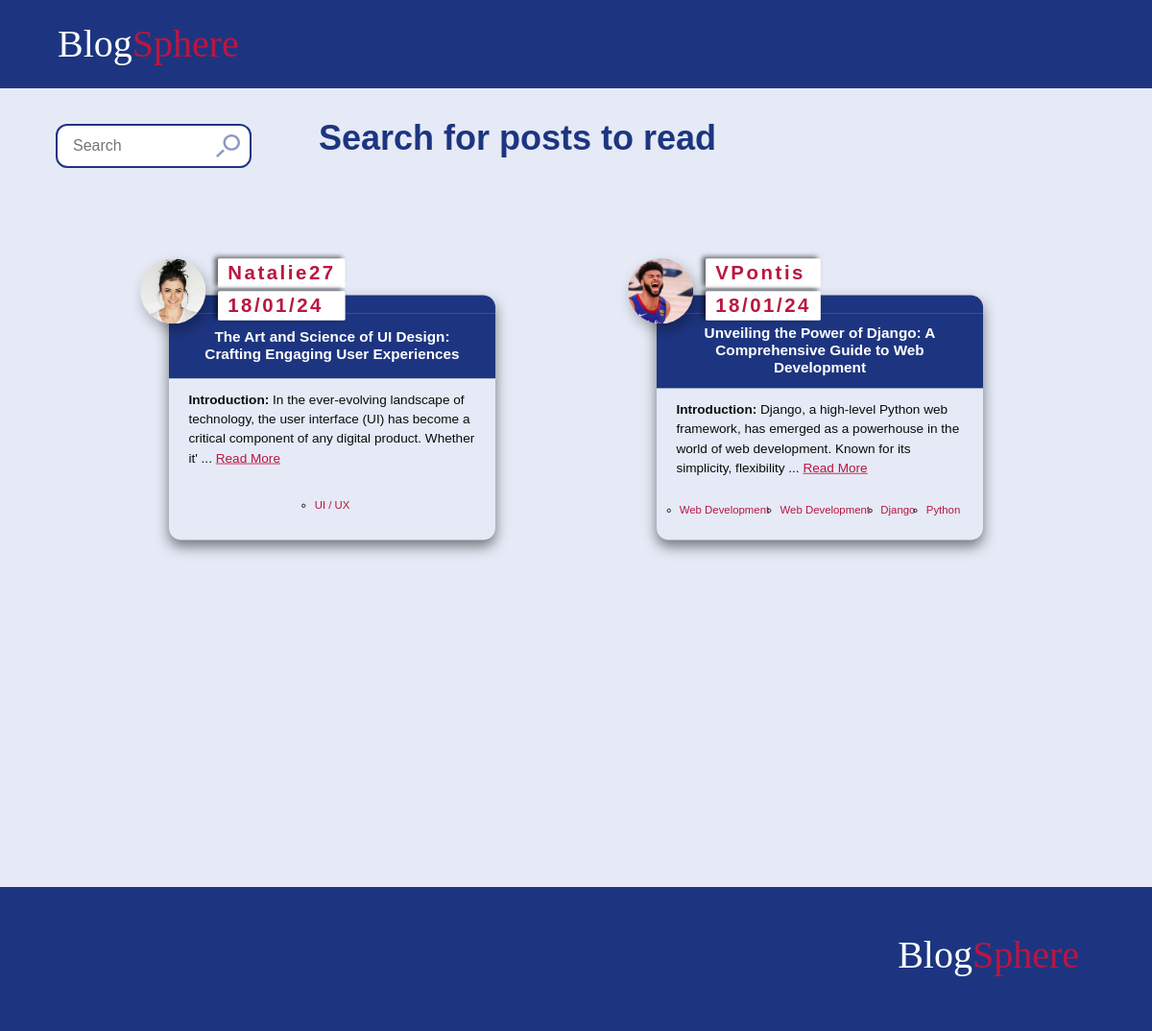
The app's page /posts/, older data.
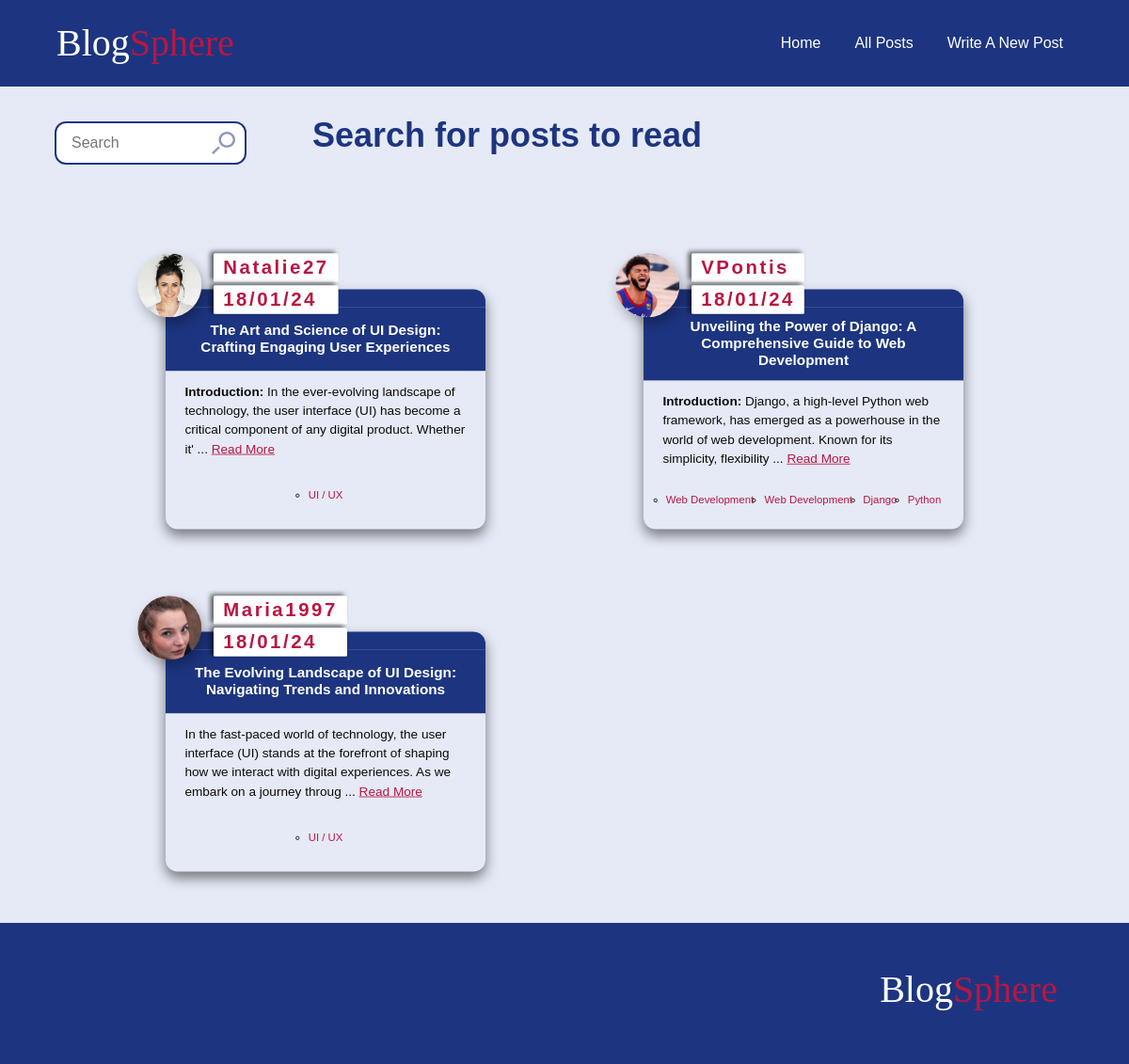
The same page, newer data.
### blog/models.py (models this page shows, shortened)
class Post(models.Model):
    title = models.CharField(max_length=100)
    author = models.ForeignKey(User,  on_delete=models.CASCADE)
    body = RichTextUploadingField(blank=True, null=True)
    created_at = models.DateField(auto_now=True)
    tags = models.ManyToManyField(Tag)
    slug = models.SlugField(unique=True, editable= False, blank= True, db_index=True, default='')
    comments = models.ManyToManyField('Comment', blank=True)
    class Meta:
        ordering = ['-created_at']

class Tag(models.Model):
    name = models.CharField(max_length=100)
    def __str__(self):
        return f'{self.name}'

class Navigation(models.Model):
    text= models.CharField(max_length=100)
    destination= models.CharField(max_length=100)

### accounts/models.py (models this page shows, shortened)
class Profile(models.Model):
    MALE = 'M'
    FEMALE = 'F'
    OTHER = 'O'
    GENDER_CHOICES = [
        (MALE, 'Male'),
        (FEMALE, 'Female'),
        (OTHER, 'Other'),
    ]
    user = models.OneToOneField(User, on_delete=models.CASCADE)
    bio = models.TextField(blank=True,null=True,  max_length = 400)
    profile_pic = models.ImageField( blank=True, null=True)
    gender = models.CharField(null=True,  max_length=1,choices=GENDER_CHOICES, default= MALE)
    birthday = models.DateField(null=True, blank = True, default=default_date)
    job = models.CharField(blank=True, null=True,  max_length = 400)
    first_name = models.CharField(null=True, blank=True, max_length=100)
    last_name = models.CharField(null=True, blank=True, max_length=100)
    email = models.EmailField(null=True, blank=True,  max_length=254)
    full_name = models.CharField(null=True, max_length = 200, blank= True)
    country = models.CharField(null=True, blank=True, max_length=100)
    city = models.CharField(null=True, blank=True, max_length=100)
    following = models.ManyToManyField('self',symmetrical=False, blank=True)
    followers = models.ManyToManyField("self", related_name="followed_by", symmetrical=False, blank=True)
    comments = models.ManyToManyField(Comment,related_name='user_comments', blank=True)

### blog/views.py (the view)
# urls.py: path('posts/', views.all_posts, name='posts'),
def all_posts(request):
   q = request.GET.get('q', '').strip()
   tag = request.GET.get('tag', '')
   filter_param = request.GET.get('filter', '')
   all_posts = posts.all()
   filtered_posts_by_author = posts.filter(author__username__contains=q)
   filtered_posts_by_title =all_posts.filter(title__icontains=q)
   filtered_posts_by_tag = posts.filter(Q(tags__name__contains=q)| Q(tags__name = tag)).distinct()
   if q:
      filtered_posts = posts.filter(
      Q(tags__name=tag) |
      Q(tags__name__icontains=q) |
      Q(author__username__icontains=q) |
      Q(slug__icontains=q)
   ).distinct().order_by('-created_at','title')
   else:
      filtered_posts = None;
   tag_posts = posts.filter(tags__name = tag)
   context = {
      'all_posts': all_posts,
      'tag': tag,
      'filter': filter_param,
      'filtered_posts': filtered_posts,
      'search': q,
      'tag_posts': tag_posts,
      "filtered_posts_by_author": filtered_posts_by_author,
      "filtered_posts_by_title": filtered_posts_by_title,
      "filtered_posts_by_tag": filtered_posts_by_tag
   }
   return render(request, 'blog/posts.html', context)

### blog/context_processors.py (called while the page is built)
def render_Nav_processor(request):
  if request.user.is_authenticated:
    navigation_links = Navigation.objects.exclude(destination = 'login')
  else:
    navigation_links = Navigation.objects.exclude(destination = 'logout').exclude(destination = 'editProfile')
  return  {
        'nav_links': navigation_links
    }

### blog/templates/blog/posts.html (shortened to what this page needs)
{% extends '../layout.html'%}
{% load static%}
{% block style %}
<link rel="stylesheet" href="{% static "posts.css"%}">
<link rel="stylesheet" href="{% static "article.css"%}">
{% endblock  %}
{% block content %}
<div class="heading-row" >
    <form class="search-container" action={{request.path}} method="GET">
        <input class="search-input" type="text"  placeholder="Search" name="q" id="q">
        <img class="search-icon" src="{% static 'search-icon.svg' %}" alt="search icon">
    </form>
    {% if filtered_posts %}
    <div class="search-container">
<h1>Search Results for <span class="post-about">{{search|title}}</span>:  <span class="search-container-count" > {{filtered_posts.count}}</span></h1>
<div class="search-container--filter">
{% if filtered_posts.count %}
<h4>Filter by:</h4>
<div class="filter-links">
<a class=" {% if filter == 'author' %} filter-active {% endif %}  filter-by--author filter-link" href="{% url 'posts'%}?filter=author&q={{search}}"> Author <span >{{filtered_posts_by_author.count}}</span> </a>
<a class=" {% if filter == 'title' %} filter-active {% endif %} filter-by--title filter-link" href="{% url 'posts'%}?filter=title&q={{search}}"> Posts <span >{{filtered_posts_by_title.count}}</span></a>
<a class="{% if filter == 'tag' %} filter-active {% endif %} filter-by--tag filter-link" href="{% url 'posts'%}?filter=tag&q={{search}}"> Tags <span >{{filtered_posts_by_tag.count}}</span></a>
<a class="filter-reset filter-link" href="{% url 'posts'%}?q={{search}}"> Reset filter</a>
</div>
{% endif %}
</div>
</div>
{% else %}
{% if tag %}
<h1 >Posts about <span class="post-about">{{tag}}</span></h1>
{% else %}
<h1>Search for posts to read</h1>
{% endif %}
{% endif %}
</div>
     <ul class="blogs">
        {% if tag %}
        {% for post in tag_posts %}
        {% include "components/article.html" %}
        {% endfor %}
        {% else %}
        {% if not filtered_posts and not search %}
    {% for post in all_posts %}
   {% include "components/article.html" %}
    {% endfor %}
  {% endif %}
 {% endif %}</ul>
{% endblock content %}

### templates/components/header.html (shortened to what this page needs)
{% load static%}
{% block style %}
<link rel="stylesheet" href="{% static "header.css"%}">
<link rel="stylesheet" href="{% static "article.css"%}">
{% endblock  %}
<header class="nav-header" >
    <div class="container header">
      <div>
       <span class="logo">Blog<span class="brand-accent">Sphere
    </div><nav >
    <ul class="nav">
     {% for link in nav_links %}
       <li>
        <a href="{% url link.destination %}">{{ link.text | title }}</a>
       </li>
       {% endfor %}
    </ul>
</nav>
</div>
</header>

### templates/components/article.html (shortened to what this page needs)
{% load static %}
<li class="post ">
    <header class="author">
        {% if post.author != request.user %}
         <a href="{% url 'user-profile' username=post.author tab='informations' %}">
            {% else %}
            <a href="{% url 'editProfile' %}?tab=informations">
       {% endif %}
       {% if post.author.profile.profile_pic %}
       <img class="profile-picture" src="{{ post.author.profile.profile_pic.url }}" alt="Profile Picture">
{% else %}
            <img class="no-picture" src="{% static 'images/no-profile-picture.svg' %}" alt="">
            {% endif%}
        </a>
            <div class="author-post__details">
                {% if post.author != request.user  %}
                <a href="{% url 'user-profile' username=post.author tab='informations' %}">
                    <span class="author-post__details-name">{{post.author.username}}</span> </a>{% endif %}
                    <span class="author-post__details-date">{{post.created_at|date:"d/m/y"}}</span></div>
                </header>
                <a href="{% url 'post' post.slug %}">
        <div class="title-container">
            <h3 class="post-title">{{ post.title }}</h3>
        </div>
        <div class="content">
            <p class="post-content">
                {{ post.body|slice:":175"|safe }}
                {% if post.body|length > 175 %}
                ... <a class="read_more" href="{% url 'post' post.slug %}">Read More</a>
                {% endif %}
            </p>
        </a>
            <div class="row">
                <ul class="tags">
                    {% for tag in post.tags.all %}
                        <li><a href="{% url 'posts'%}?tag={{tag}}" class="tag"> {{tag}}</a></li>
                    {% endfor %}
                </ul>
            </div>
    </li>

Row changes from the older to the newer data that the page shows:
added Navigation: text "Home"
added Navigation: text "All Posts"
added Navigation: text "Write A New Post"
added Post: author.profile.profile_pic (picture), author.username "Maria1997", created_at "18/01/24", title "The Evolving Landscape of UI Design: Navigating Trends and Innovations", body "In the fast-paced world of technology, the user interface (UI) stands at the forefront of shaping how we interact with digital experiences. As we embark on a journey throug", shows "Read More", Tag (name "UI / UX")
